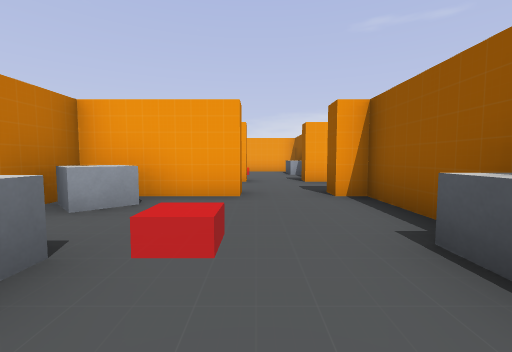
[1] (above)

20 first-person views from a walk through a 3-D level made in the Godot game engine. The camera is 1.2 m above the floor, tilts 4° down and sees 90° across. The floor is counted in squares, 2 m on a side. Each view is taken from the middle of a square. On the plan, view 1 faces up. The plan holds only what a view shows up to about 9 squares ahead; the rest is blank. Some surface patterns are stand-ins.

[2]
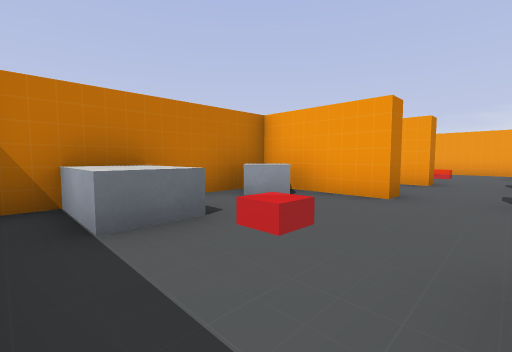

[3]
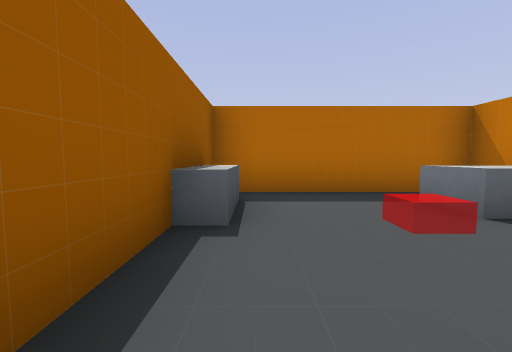

[4]
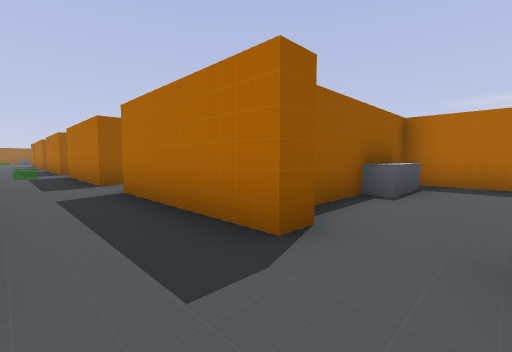

[5]
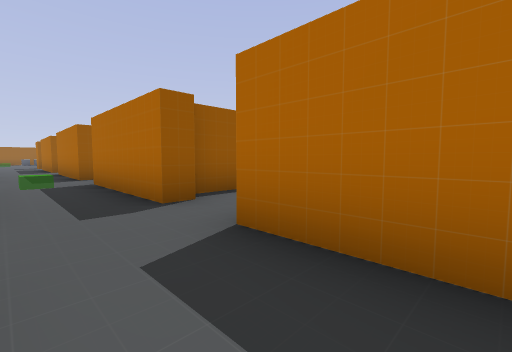

[6]
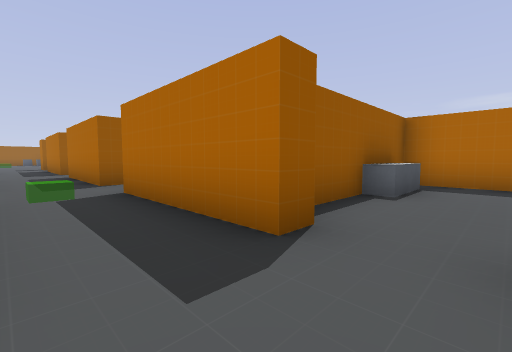

[7]
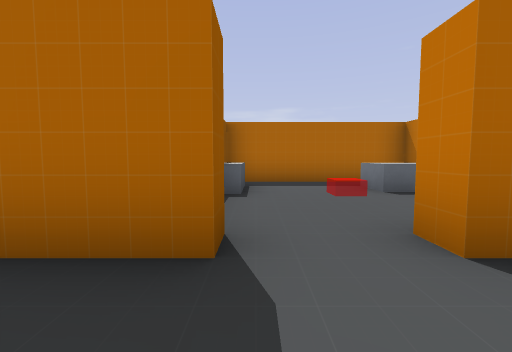

[8]
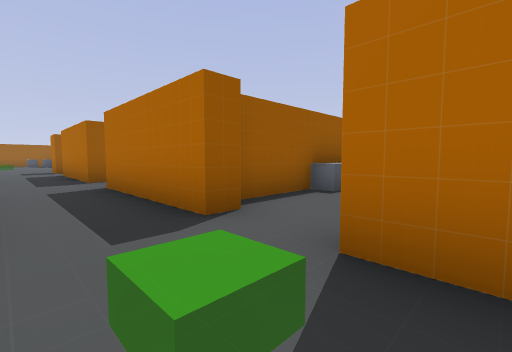

[9]
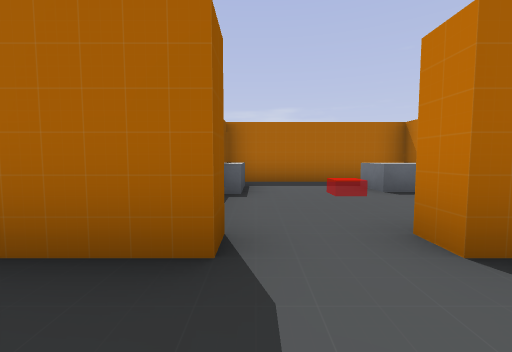

[10]
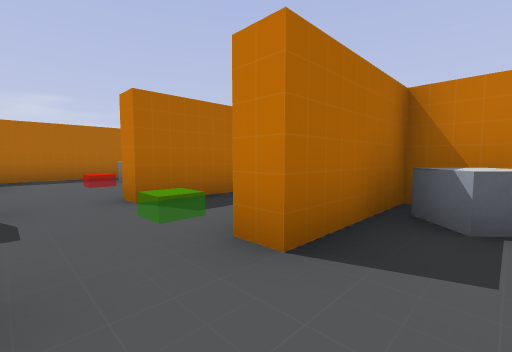

[11]
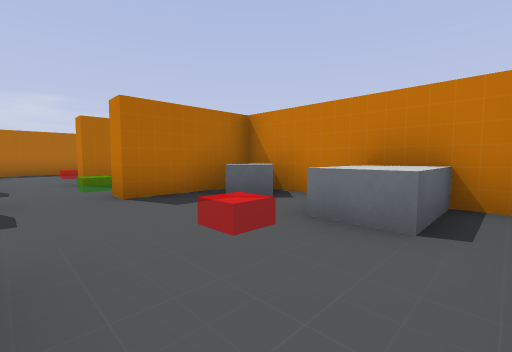

[12]
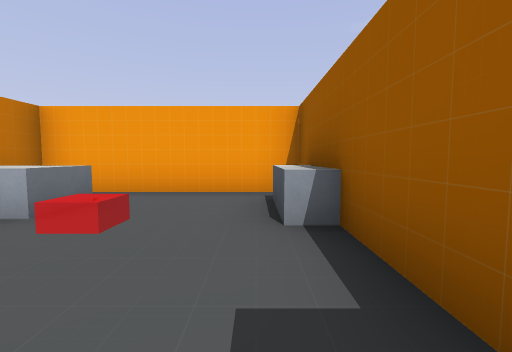

[13]
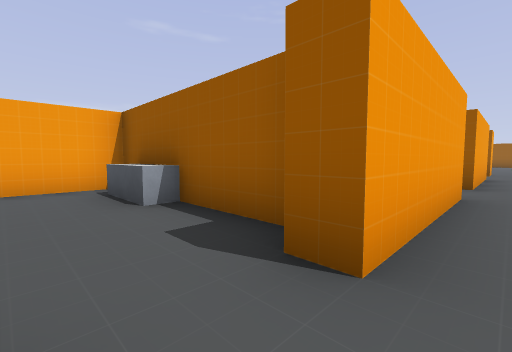

[14]
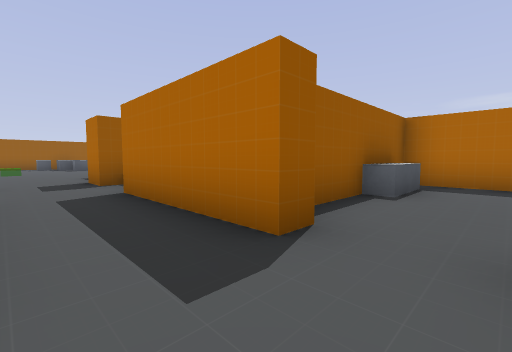

[15]
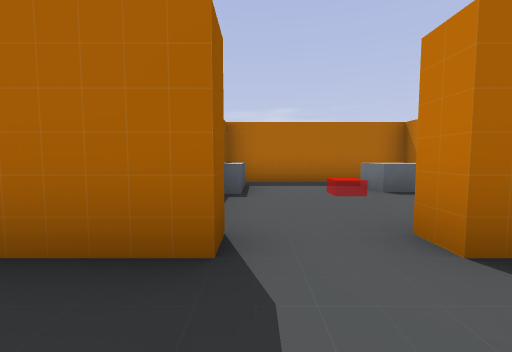

[16]
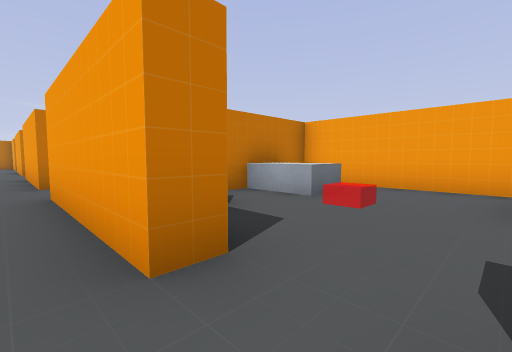

[17]
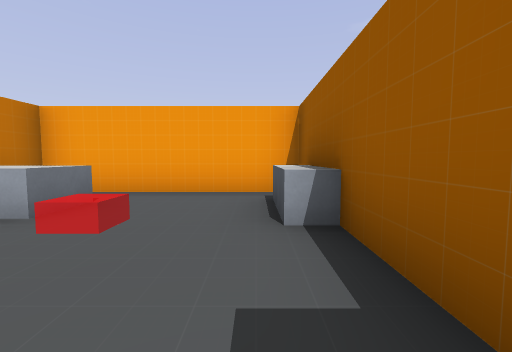

[18]
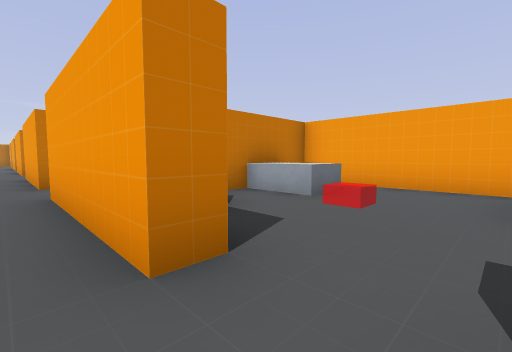

[19]
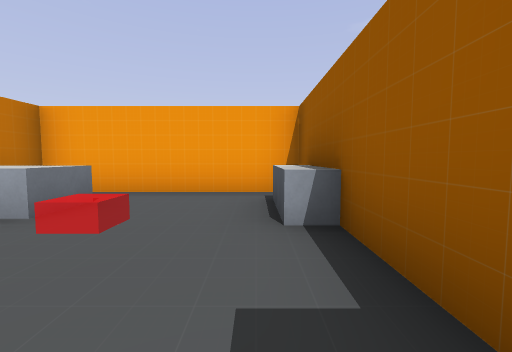

[20]
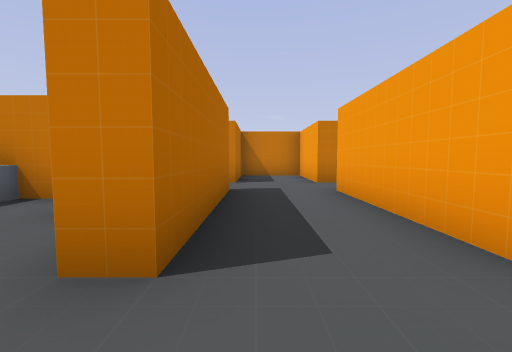

### Floor plan
Key: @ floor where view 1 was taken; # wall or solid block; . floor; / step, stairs or slope; ^ raised ledge.
Columns run from 3 left of view 1 to 27 right of it. Each row starts with its distance up from view 1.
 12    ##     ################
 11   ...     #....#....#....#
 10   ...     #^...#^...#^...#
  9    ..     #....#....#....#
  8    ..     #^...#^...#^...#
  7 ###..###  ###..###..###..#
  6 #..............................
  5 #..............................
  4 ###..###..###..###..###//#^^..
  3 #^...#^...# ...# ...#
  2 #....#....#....#....#
  1 #^...#^...#^...#^...#
  0 #..@.#....#....#....#
 -1 #####################

Where each view was taken, in squares from view 1:
view 1: 0 up, 0 right, facing up
view 2: 0 up, 1 right, facing up-left
view 3: 4 up, 1 right, facing down
view 4: 6 up, 0 right, facing down-right
view 5: 6 up, 3 right, facing down-right
view 6: 6 up, 5 right, facing down-right
view 7: 6 up, 6 right, facing down
view 8: 6 up, 9 right, facing down-right
view 9: 6 up, 11 right, facing down
view 10: 8 up, 11 right, facing down-left
view 11: 11 up, 11 right, facing down-left
view 12: 7 up, 11 right, facing up
view 13: 6 up, 10 right, facing up-right
view 14: 6 up, 15 right, facing down-right
view 15: 6 up, 16 right, facing down
view 16: 6 up, 16 right, facing up-left
view 17: 7 up, 16 right, facing up
view 18: 6 up, 21 right, facing up-left
view 19: 7 up, 21 right, facing up
view 20: 5 up, 6 right, facing left
